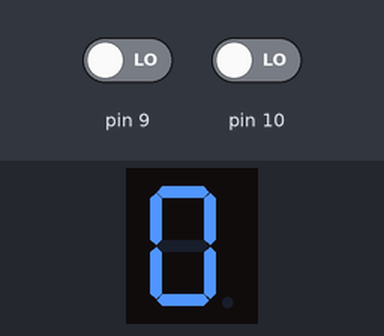
This sketch was run on a simulated Arduino Uno, built with avr-gcc and run on an emulated ATmega328P. Shown: 1-digit seven-segment display. Wiring (inferred from the names in the program): 1-digit 7-segment display, segments lit when HIGH: segments pin 2, pin 3, pin 4, pin 5, pin 6, pin 7, pin 8. The inputs (shaded band) are chosen by the test bench; at power-on: pin 10 LOW, pin 9 LOW. The segment pins are drawn as the display they are named for.

Above: at 1.2 s.
1.3 s: pin 10 driven HIGH
At 1.45 s:
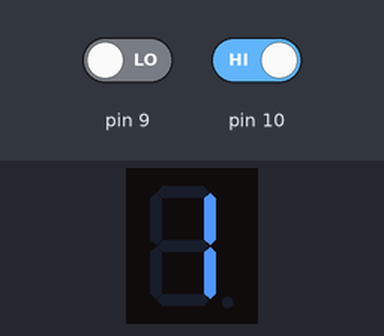
2.8 s: pin 9 driven HIGH
At 2.95 s:
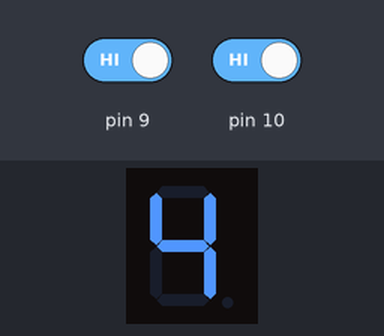
5.8 s: pin 9 driven LOW
At 7.7 s:
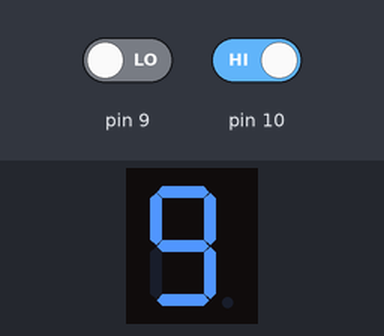
Timing chart, 0 to 9.2 s (numbered marks = the images above; inputs shaded):
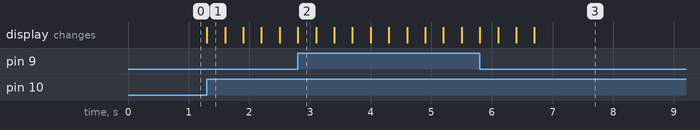

Measured:
- after the input at 1.3 s, the display: changes at once (image 1)
- after the input at 5.8 s, the display: first changes at once (image 3 shows a later state)

The sketch:

lab_exercise_21.ino
```cpp
int counter = 0;
const int buttonIncrement = 9;
const int buttonDecrement = 10;


const int segPins[] = {2,3,4,5,6,7,8};


const byte digitPatterns[10] = {
  B00111111, // 0
  B00000110, // 1
  B01011011, // 2
  B01001111, // 3
  B01100110, // 4
  B01101101, // 5
  B01111101, // 6
  B00000111, // 7
  B01111111, // 8
  B01101111  // 9
};

void setup() {
  pinMode(9, INPUT);
  pinMode(10, INPUT);

  for(int i=0; i<7; i++){
    pinMode(segPins[i], OUTPUT);
  }
  updateDisplay();
}

void loop() {
  if(digitalRead(10) == HIGH){
    if(counter < 9) counter++;
    updateDisplay();
    delay(300);
  }

  if(digitalRead(9) == HIGH){
    if(counter > 0) counter--;
    updateDisplay();
    delay(300);
  }
}

void updateDisplay(){
  byte pattern = digitPatterns[counter];
  for(int i=0; i<7; i++){
    digitalWrite(segPins[i], bitRead(pattern, i));
  }
}
```
